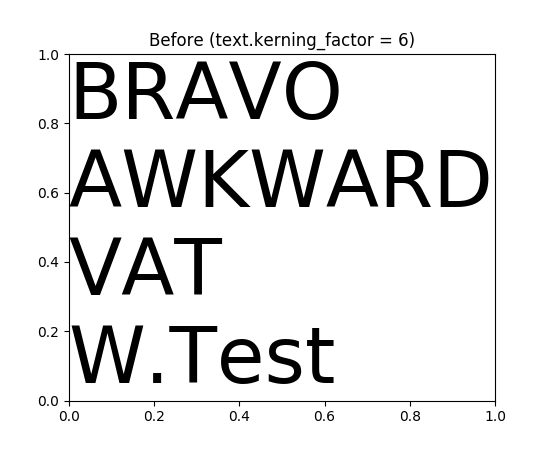

Python code for this plot:
import matplotlib.pyplot as plt

# Use old kerning values:
plt.rcParams['text.kerning_factor'] = 6
fig, ax = plt.subplots()
ax.text(0.0, 0.05, 'BRAVO\nAWKWARD\nVAT\nW.Test', fontsize=56)
ax.set_title('Before (text.kerning_factor = 6)')
